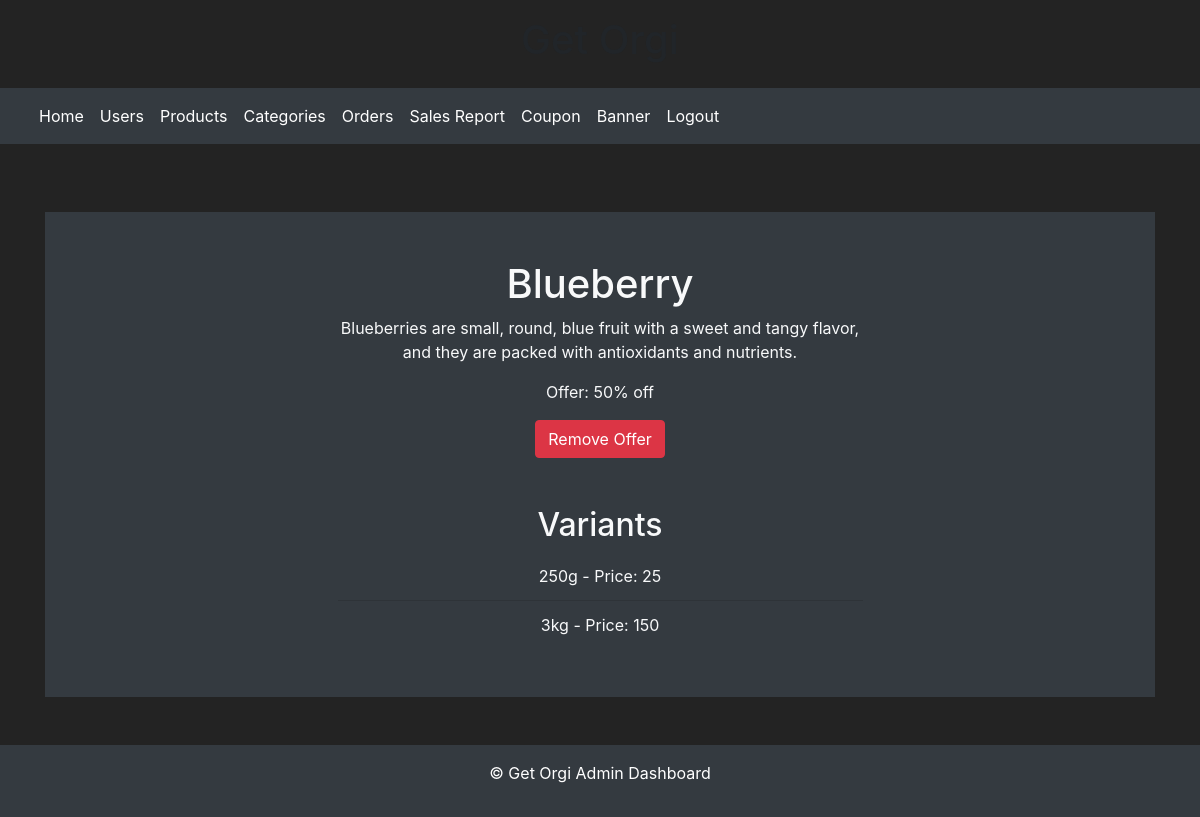
/product_offer/1/, run on the app's committed database.
### shopping/models.py (models this page shows, shortened)
class Product(models.Model):
    name = models.CharField(max_length=50)
    description = models.TextField(max_length=200, default='')
    stock = models.PositiveIntegerField(default=1)
    category = models.ForeignKey(Category, on_delete=models.CASCADE,  null=True)
    normalprice = models.IntegerField(default=0)
    listed = models.BooleanField(default=True)
    offer_percentage = models.IntegerField(default=0)

class ProductVariant(models.Model):
    product = models.ForeignKey(Product, on_delete=models.CASCADE)
    variant =models.CharField(max_length=50)
    price = models.IntegerField()
    price_after_offer = models.IntegerField(default=0)
    stock = models.PositiveIntegerField(default=1)

### shopping/views.py (the view, shortened to what this page needs)
# urls.py: path('product_offer/<int:product_id>/', views.product_offer, name='product_offer'),
def product_offer(request, product_id):
    product = Product.objects.get(id=product_id)
    variants = product.productvariant_set.all()
    context = {
        'product': product,
        'variants': variants,
    }
    return render(request, 'product_offer.html', context)

### templates/product_offer.html (shortened to what this page needs)
{% extends 'admin_dash.html' %}
{% block content %}
<body style=" background-color: #232323;">
<div class="container-fluid bg-dark">
    <div class="row justify-content-center">
        <div class="col-md-6">
            <div class="text-center text-light py-5">
                <h1>{{ product.name }}</h1>
                <p>{{ product.description }}</p>
                {% if product.offer_percentage %}
                    <p class="offer">Offer: {{ product.offer_percentage }}% off</p>
                    <form method="post" action="{% url 'product_offer' product_id=product.id %}">
                        <button type="submit" name="remove_offer" class="btn btn-danger">Remove Offer</button>
                    </form>
                {% endif %}
                <h2 class="mt-5">Variants</h2>
                <ul class="list-group list-group-flush bg-dark">
                    {% for variant in variants %}
                        <li class="list-group-item text-light bg-dark">{{ variant.variant }} - Price: {{ variant.price_after_offer }}</li>
                    {% endfor %}
                </ul>
            </div>
        </div>
    </div>
</div></body>
{% endblock%}

### templates/admin_dash.html (style rules this page uses)
body { background-color: #f8f9fa; }

### data on the page
Product: name "Blueberry", description "Blueberries are small, round, blue fruit with a sweet and tangy flavor, and they are packed with antioxidants and nutrients.", offer_percentage "50"
ProductVariant: variant "250g", price_after_offer "25"
ProductVariant: variant "3kg", price_after_offer "150"
